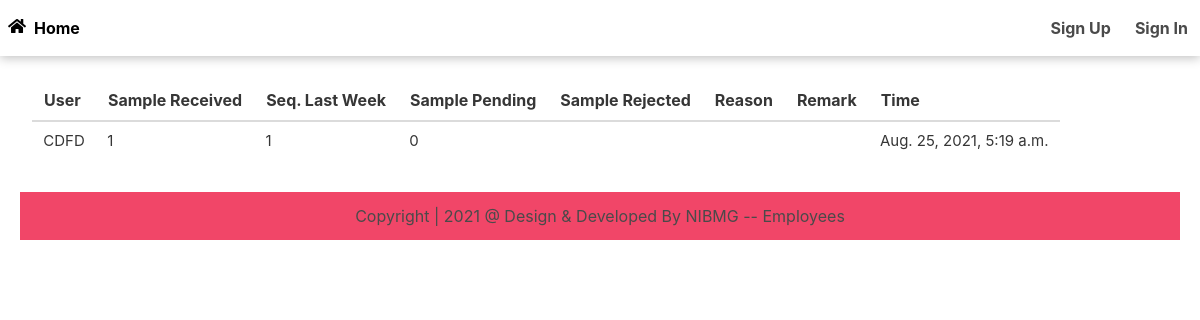
The app's page /, older data.
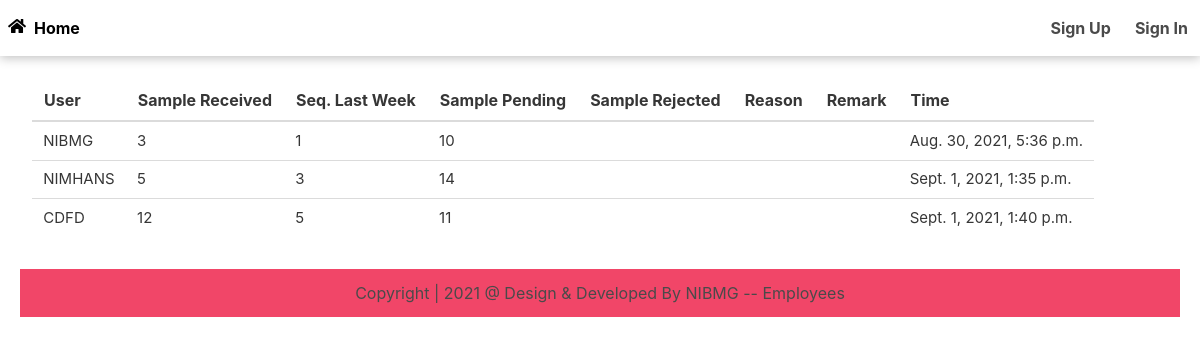
The same page, newer data.
### app/models.py (models this page shows, shortened)
class Data(models.Model):
    user = models.ForeignKey(User, verbose_name="username", on_delete=models.CASCADE, null=True, blank=True)
    Sample_received = models.IntegerField()
    Sequence_last = models.IntegerField()
    Sample_pending = models.IntegerField(null=True, blank=True)
    Sample_rejected = models.IntegerField(null=True, blank=True)
    Reason = models.CharField(max_length=200, blank=True)
    Remark = models.CharField(max_length=200, blank=True)
    Time = models.DateTimeField(auto_now_add=True)

### app/views.py (the view)
# urls.py: path('', HomeView.as_view(), name="home"),
class HomeView(TemplateView):
    def get(self, request):
        q = Data.objects.filter(Time__in=Data.objects.values('user')
                                .annotate(Max('Time')).values_list('Time__max'))
        return render(request, 'app/home.html', {'data': q})

### app/templates/app/home.html
{% extends 'app/base.html' %}
{% load static %}
{% block content %}
<div class="table-container is-fluid">
    <table class="table is-hoverable">
                <thead>
                    <tr>
                      <th scope="col">User</th>
                      <th scope="col">Sample Received</th>
                      <th scope="col">Seq. Last Week</th>
                      <th scope="col">Sample Pending</th>
                      <th scope="col">Sample Rejected</th>
                      <th scope="col">Reason</th>
                      <th scope="col">Remark</th>
                      <th scope="col">Time</th>
                    </tr>
              </thead>
              <tbody>
                      {%  for d in data %}
                             <tr style="font-size:15px;">
                                 <td>{{d.user}}</td>
                                  <td>{{d.Sample_received}}</td>
                                  <td>{{d.Sequence_last}}</td>
                                  <td>{{d.Sample_pending}}</td>
                                  <td>{{d.sample_rejected}}</td>
                                  <td>{{d.Reason}}</td>
                                  <td>{{d.Remark}}</td>
                                  <td>{{d.Time}}</td>
                             </tr>
                     {% endfor %}
              </tbody>
    </table>
</div>
{% endblock content %}

### app/templates/app/base.html (shortened to what this page needs)
<!DOCTYPE html>
{% load static %}
<html lang="en">
<head>
  <link rel="stylesheet" href="{% static 'app/css/bulma.min.css' %}">
  <link rel="stylesheet" href="{% static 'app/css/my.css' %}">
  <link rel="stylesheet" href="https://cdnjs.cloudflare.com/ajax/libs/font-awesome/5.15.4/css/all.min.css"
 />
</head>
<body>
  <nav class="navbar is-fixed-top box-shadow-y">
    <div class="navbar-brand toggler">
      <a class="navbar-item has-text-weight-bold has-text-black is-link" href="{% url 'home' %}">
        <i class="fas fa-home icon" style="margin-top:10px;"></i>Home
      </a>
    </div>
    <div id="navbarid" class="navbar-menu">
      <div class="navbar-end">
        <div class="navbar-item has-dropdown is-hoverable">
          {% if request.user.is_authenticated %}
          <a class="navbar-link is-danger is-right" href="{% url 'profile' %}">
            <strong>{{user}}</strong>
          </a>
          <div class="navbar-dropdown">
            <a class="navbar-item" href="{% url 'profile' %}">Profile</a>
            <a class="navbar-item" href="{% url 'logout' %}">Logout</a>
          </div>
          {% else %}
          <a class="navbar-item is-primary" href="{% url 'register' %}">
            <strong>Sign Up</strong>
          </a>
          <a class="navbar-item is-light" href="{% url 'login' %}">
            <strong>Sign In</strong>
          </a>
          {% endif %}
        </div>
      </div>
    </div>
  </nav>
  <div class="container is-fluid" style="margin-top:80px;">
    {% block content %}
    {% endblock content %}
  </div>
  <footer>
    <div class="container is-fluid is-mobile pt-5" style="margin-top:20px;">
      <div class="columns">
        <div class="column is-12 has-background-danger has-text-centered">
          <h4 class="text is-2 is-center"> Copyright | 2021 @ Design & Developed By NIBMG --
            Employees</h4>
        </div>
      </div>
    </div>
  </footer>
</body>
</html>

### app/static/app/css/my.css (style rules this page uses)
.icon { height:30px; width:30px; vertical-align:baseline; display:inline-flex; justify-content:center; align-item:center; }
.box-shadow-y { box-shadow: 0px 2px 10px rgba(0, 0, 0, 0.25) }

Row changes from the older to the newer data that the page shows:
added Data: user "NIBMG", Sample_received "3", Sequence_last "1", Sample_pending "10", Time "Aug. 30, 2021, 5:36 p.m."
added Data: user "NIMHANS", Sample_received "5", Sequence_last "3", Sample_pending "14", Time "Sept. 1, 2021, 1:35 p.m."
changed Data "CDFD": Sample_received "1" → "12"; Sequence_last "1" → "5"; Sample_pending "0" → "11"; Time "Aug. 25, 2021, 5:19 a.m." → "Sept. 1, 2021, 1:40 p.m."
